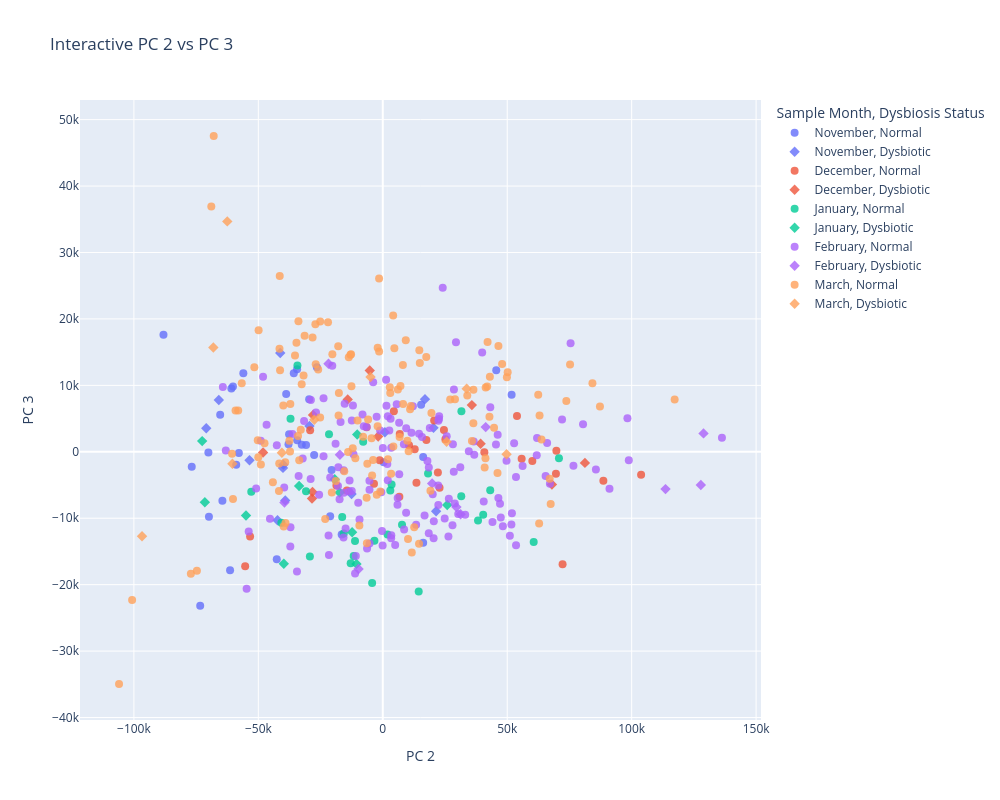

Source (notebook cell):
### Code cell
# Create an interactive plot for PC 2 vs PC 3
interactive_df_23 = pca_df_multi.copy()
interactive_df_23["filename"] = interactive_df_23.index
interactive_df_23["sampID"] = trimmed_metadata["sampID"]
interactive_df_23["plate.pos"] = trimmed_metadata["plate.pos"]
interactive_df_23["Experiment Type"] = trimmed_metadata["Experiment Type"]

fig2 = px.scatter(
    interactive_df_23,
    x="PC 2",
    y="PC 3",
    color="Sample Month",
    symbol="Dysbiosis Status",
    hover_data=["filename", "sampID", "plate.pos", "Experiment Type"],
    title="Interactive PC 2 vs PC 3",
    width=1000,
    height=800,
)

fig2.update_traces(marker=dict(size=8, opacity=0.8))
fig2.show()

### Figure 1 — Plotly figure (JSON) as saved in the notebook; plotly's stock layout.template omitted (floating-point values rounded to 4 significant figures; data arrays with more than 128 entries replaced by an {"elided": "..."} marker saying what was removed)
{"data": [{"customdata": {"elided": "34x4 str values"}, "hovertemplate": "Sample Month=November<br>Dysbiosis Status=Normal<br>PC 2=%{x}<br>PC 3=%{y}<br>filename=%{customdata[0]}<br>sampID=%{customdata[1]}<br>plate.pos=%{customdata[2]}<br>Experiment Type=%{customdata[3]}<extra></extra>", "legendgroup": "November, Normal", "marker": {"color": "#636efa", "opacity": 0.8, "size": 8, "symbol": "circle"}, "mode": "markers", "name": "November, Normal", "orientation": "v", "showlegend": true, "type": "scatter", "x": [-58880.0, -16520.0, -61350.0, -30810.0, -69850.0, 45590.0, -34400.0, -29580.0, -88110.0, -76760.0, -57830.0, -70080.0, -65330.0, -60840.0, -34430.0, -60190.0, -56030.0, -32560.0, -37650.0, -26480.0, -37880.0, -64440.0, -27580.0, -20560.0, 16230.0, 16230.0, 15400.0, -35750.0, 51770.0, 367.1, -21140.0, -38810.0, -73360.0, -42600.0], "xaxis": "x", "y": [-1952.0, -12460.0, -17850.0, 1013.0, -9765.0, 12270.0, 1746.0, 7891.0, 17610.0, -2252.0, -166.7, -111.0, 5589.0, 9532.0, 12420.0, 9816.0, 11810.0, 1064.0, 2634.0, 12720.0, 1135.0, -7357.0, -465.5, -2752.0, -793.5, -13710.0, 7091.0, 11840.0, 8592.0, -1567.0, -9700.0, 8708.0, -23160.0, -16190.0], "yaxis": "y"}, {"customdata": [["A2450525897_n01_LICRNA01_H01", "LIC008", "H01", "Long Term"], ["A2450525897_n01_LICRNA01_E02", "LIC017", "E02", "Long Term"], ["A2450525897_n01_LICRNA01_F02", "LIC018", "F02", "Long Term"], ["A2450525897_n01_LICRNA01_B03", "LIC026", "B03", "Long Term"], ["A2450525897_n01_LICRNA01_B04", "LIC038", "B04", "Long Term"], ["A2450525897_n01_LICRNA01_E04", "LIC041", "E04", "Long Term"], ["A2450525897_n01_LICRNA01_B05", "LIC050", "B05", "Long Term"], ["A2450525897_n01_LICRNA01_D05", "LIC052", "D05", "Long Term"], ["A2450525897_n01_LICRNA01_F05", "LIC054", "F05", "Long Term"], ["A2450525897_n01_LICRNA01_E06", "LIC065", "E06", "Long Term"], ["A2450525897_n01_LICRNA01_F06", "LIC066", "F06", "Long Term"], ["A2534491401_n01_LICRNA05_F08", "LIC030", "F08", "Long Term"], ["A2534491401_n01_LICRNA05_H10", "LIC020", "H10", "Long Term"], ["A2534491401_n01_LICRNA05_E11", "LIC013", "E11", "Long Term"]], "hovertemplate": "Sample Month=November<br>Dysbiosis Status=Dysbiotic<br>PC 2=%{x}<br>PC 3=%{y}<br>filename=%{customdata[0]}<br>sampID=%{customdata[1]}<br>plate.pos=%{customdata[2]}<br>Experiment Type=%{customdata[3]}<extra></extra>", "legendgroup": "November, Dysbiotic", "marker": {"color": "#636efa", "opacity": 0.8, "size": 8, "symbol": "diamond"}, "mode": "markers", "name": "November, Dysbiotic", "orientation": "v", "showlegend": true, "type": "scatter", "x": [-42300.0, -65880.0, -53550.0, -29460.0, 845.2, -39180.0, 20390.0, -40090.0, -12540.0, 16960.0, 21430.0, -70930.0, -39960.0, -41200.0], "xaxis": "x", "y": [-10310.0, 7796.0, -1263.0, 3889.0, 2939.0, -7317.0, 3605.0, -2426.0, -6367.0, 7924.0, -8942.0, 3537.0, -1932.0, 14880.0], "yaxis": "y"}, {"customdata": [["A2450525897_n01_LICRNA01_B07", "LIC074", "B07", "Long Term"], ["A2450525897_n01_LICRNA01_C07", "LIC075", "C07", "Long Term"], ["A2450525897_n01_LICRNA01_D07", "LIC076", "D07", "Long Term"], ["A2450525897_n01_LICRNA01_F07", "LIC078", "F07", "Long Term"], ["A2450525897_n01_LICRNA01_H07", "LIC080", "H07", "Long Term"], ["A2450525897_n01_LICRNA01_C08", "LIC099", "C08", "Long Term"], ["A2450525897_n01_LICRNA01_D08", "LIC100", "D08", "Long Term"], ["A2450525897_n01_LICRNA01_E08", "LIC101", "E08", "Long Term"], ["A2450525897_n01_LICRNA01_F08", "LIC102", "F08", "Long Term"], ["A2450525897_n01_LICRNA01_H08", "LIC104", "H08", "Long Term"], ["A2450525897_n01_LICRNA01_A09", "LIC109", "A09", "Long Term"], ["A2450525897_n01_LICRNA01_C09", "LIC111", "C09", "Long Term"], ["A2450525897_n01_LICRNA01_D09", "LIC112", "D09", "Long Term"], ["A2450525897_n01_LICRNA01_E09", "LIC113", "E09", "Long Term"], ["A2450525897_n01_LICRNA01_F09", "LIC114", "F09", "Long Term"], ["A2450525897_n01_LICRNA01_H09", "LIC116", "H09", "Long Term"], ["A2450525897_n01_LICRNA01_A10", "LIC121", "A10", "Long Term"], ["A2450525897_n01_LICRNA01_C10", "LIC123", "C10", "Long Term"], ["A2450525897_n01_LICRNA01_F10", "LIC126", "F10", "Long Term"], ["A2450525897_n01_LICRNA01_H10", "LIC128", "H10", "Long Term"], ["B250508004_n01_LICRNA03_A04", "LIC361", "A04", "Long Term"], ["B250508004_n01_LICRNA03_B04", "LIC362", "B04", "Long Term"], ["B250508004_n01_LICRNA03_C04", "LIC363", "C04", "Long Term"], ["B250508004_n01_LICRNA03_D04", "LIC364", "D04", "Long Term"], ["B250508004_n01_LICRNA03_E04", "LIC365", "E04", "Long Term"], ["B250508004_n01_LICRNA03_F04", "LIC366", "F04", "Long Term"], ["B250508004_n01_LICRNA03_G04", "LIC367", "G04", "Long Term"], ["B250508004_n01_LICRNA03_H04", "LIC368", "H04", "Long Term"], ["A2534491401_n01_LICRNA05_B08", "LIC097", "B08", "Long Term"]], "hovertemplate": "Sample Month=December<br>Dysbiosis Status=Normal<br>PC 2=%{x}<br>PC 3=%{y}<br>filename=%{customdata[0]}<br>sampID=%{customdata[1]}<br>plate.pos=%{customdata[2]}<br>Experiment Type=%{customdata[3]}<extra></extra>", "legendgroup": "December, Normal", "marker": {"color": "#EF553B", "opacity": 0.8, "size": 8, "symbol": "circle"}, "mode": "markers", "name": "December, Normal", "orientation": "v", "showlegend": true, "type": "scatter", "x": [22140.0, 4448.0, 20640.0, 40810.0, -18630.0, 17520.0, 10550.0, 53920.0, 6814.0, 55800.0, -1241.0, -14420.0, -29190.0, -6473.0, 6666.0, 24570.0, -55290.0, 12830.0, 25160.0, 22810.0, 72240.0, 103800.0, 60100.0, 69750.0, 13530.0, 88630.0, -3530.0, 69570.0, -53320.0], "xaxis": "x", "y": [-3122.0, 6099.0, 4707.0, -53.3, -5072.0, 1782.0, 981.8, 5373.0, 2673.0, -1045.0, -1272.0, -5843.0, 3242.0, 3696.0, -6779.0, 3276.0, -17240.0, 399.7, 1875.0, -5430.0, -16910.0, -3439.0, -1371.0, 171.4, -4671.0, -4374.0, -4797.0, -3322.0, -12740.0], "yaxis": "y"}, {"customdata": [["A2450525897_n01_LICRNA01_A07", "LIC073", "A07", "Long Term"], ["A2450525897_n01_LICRNA01_E07", "LIC077", "E07", "Long Term"], ["A2450525897_n01_LICRNA01_B08", "LIC098", "B08", "Long Term"], ["A2450525897_n01_LICRNA01_G08", "LIC103", "G08", "Long Term"], ["A2450525897_n01_LICRNA01_B09", "LIC110", "B09", "Long Term"], ["A2450525897_n01_LICRNA01_G09", "LIC115", "G09", "Long Term"], ["A2450525897_n01_LICRNA01_B10", "LIC122", "B10", "Long Term"], ["A2450525897_n01_LICRNA01_D10", "LIC124", "D10", "Long Term"], ["A2450525897_n01_LICRNA01_E10", "LIC125", "E10", "Long Term"], ["A2450525897_n01_LICRNA01_G10", "LIC127", "G10", "Long Term"], ["A2534491401_n01_LICRNA05_G08", "LIC079", "G08", "Long Term"]], "hovertemplate": "Sample Month=December<br>Dysbiosis Status=Dysbiotic<br>PC 2=%{x}<br>PC 3=%{y}<br>filename=%{customdata[0]}<br>sampID=%{customdata[1]}<br>plate.pos=%{customdata[2]}<br>Experiment Type=%{customdata[3]}<extra></extra>", "legendgroup": "December, Dysbiotic", "marker": {"color": "#EF553B", "opacity": 0.8, "size": 8, "symbol": "diamond"}, "mode": "markers", "name": "December, Dysbiotic", "orientation": "v", "showlegend": true, "type": "scatter", "x": [39310.0, -48090.0, 81220.0, -28440.0, -14090.0, -1851.0, -5235.0, -28240.0, 35790.0, -28020.0, 67960.0], "xaxis": "x", "y": [1215.0, -101.6, -1673.0, -7034.0, 7887.0, 2301.0, 12240.0, -6039.0, 7031.0, 5530.0, -4916.0], "yaxis": "y"}, {"customdata": [["A2450525897_n01_LICRNA01_B11", "LIC134", "B11", "Long Term"], ["A2450525897_n01_LICRNA01_E11", "LIC137", "E11", "Long Term"], ["A2450525897_n01_LICRNA01_F11", "LIC138", "F11", "Long Term"], ["A2450525897_n01_LICRNA01_H11", "LIC140", "H11", "Long Term"], ["A2450525897_n01_LICRNA01_A12", "LIC145", "A12", "Long Term"], ["A2450525897_n01_LICRNA01_B12", "LIC146", "B12", "Long Term"], ["A2450525897_n01_LICRNA01_F12", "LIC150", "F12", "Long Term"], ["A2450525897_n01_LICRNA01_H12", "LIC152", "H12", "Long Term"], ["A2449446903_n01_LICRNA02_B01", "LIC158", "B01", "Long Term"], ["A2449446903_n01_LICRNA02_C01", "LIC159", "C01", "Long Term"], ["A2449446903_n01_LICRNA02_D01", "LIC160", "D01", "Long Term"], ["A2449446903_n01_LICRNA02_G01", "LIC163", "G01", "Long Term"], ["A2449446903_n01_LICRNA02_A02", "LIC169", "A02", "Long Term"], ["A2449446903_n01_LICRNA02_B02", "LIC170", "B02", "Long Term"], ["A2449446903_n01_LICRNA02_C02", "LIC171", "C02", "Long Term"], ["A2449446903_n01_LICRNA02_D02", "LIC172", "D02", "Long Term"], ["A2449446903_n01_LICRNA02_E02", "LIC173", "E02", "Long Term"], ["A2449446903_n01_LICRNA02_G02", "LIC175", "G02", "Long Term"], ["A2449446903_n01_LICRNA02_H02", "LIC176", "H02", "Long Term"], ["B250508004_n01_LICRNA03_A03", "LIC349", "A03", "Long Term"], ["B250508004_n01_LICRNA03_C03", "LIC351", "C03", "Long Term"], ["B250508004_n01_LICRNA03_E03", "LIC353", "E03", "Long Term"], ["B250508004_n01_LICRNA03_F03", "LIC354", "F03", "Long Term"], ["B250508004_n01_LICRNA03_G03", "LIC355", "G03", "Long Term"], ["B250508004_n01_LICRNA03_H03", "LIC356", "H03", "Long Term"], ["A2534491401_n01_LICRNA05_C08", "LIC135", "C08", "Long Term"], ["A2534491401_n01_LICRNA05_C11", "LIC148", "C11", "Long Term"], ["A2534491401_n01_LICRNA05_D11", "LIC350", "D11", "Long Term"]], "hovertemplate": "Sample Month=January<br>Dysbiosis Status=Normal<br>PC 2=%{x}<br>PC 3=%{y}<br>filename=%{customdata[0]}<br>sampID=%{customdata[1]}<br>plate.pos=%{customdata[2]}<br>Experiment Type=%{customdata[3]}<extra></extra>", "legendgroup": "January, Normal", "marker": {"color": "#00cc96", "opacity": 0.8, "size": 8, "symbol": "circle"}, "mode": "markers", "name": "January, Normal", "orientation": "v", "showlegend": true, "type": "scatter", "x": [-16300.0, -52850.0, -15680.0, 3032.0, -40740.0, -34300.0, -30850.0, -21610.0, -29290.0, -3357.0, 1913.0, -11690.0, 3545.0, 70780.0, 43170.0, 18190.0, 31540.0, 7733.0, 40340.0, -4273.0, 38270.0, -11150.0, 14440.0, -12900.0, 60640.0, -7877.0, -37070.0, 31590.0], "xaxis": "x", "y": [-9829.0, -6014.0, -12290.0, -5823.0, -10690.0, 12990.0, -5955.0, 2650.0, -15750.0, -13380.0, -12440.0, -15670.0, -4905.0, -970.6, -5792.0, -3253.0, -6687.0, -10970.0, -9494.0, -19770.0, -10330.0, -13430.0, -21030.0, -16790.0, -13590.0, 1510.0, 4985.0, 6090.0], "yaxis": "y"}, {"customdata": [["A2450525897_n01_LICRNA01_A11", "LIC133", "A11", "Long Term"], ["A2450525897_n01_LICRNA01_G11", "LIC139", "G11", "Long Term"], ["A2450525897_n01_LICRNA01_C12", "LIC147", "C12", "Long Term"], ["A2450525897_n01_LICRNA01_E12", "LIC149", "E12", "Long Term"], ["A2450525897_n01_LICRNA01_G12", "LIC151", "G12", "Long Term"], ["A2449446903_n01_LICRNA02_E01", "LIC161", "E01", "Long Term"], ["A2449446903_n01_LICRNA02_H01", "LIC164", "H01", "Long Term"], ["A2449446903_n01_LICRNA02_F02", "LIC174", "F02", "Long Term"], ["B250508004_n01_LICRNA03_D03", "LIC352", "D03", "Long Term"], ["A2534491401_n01_LICRNA05_D08", "LIC136", "D08", "Long Term"], ["A2534491401_n01_LICRNA05_D10", "LIC157", "D10", "Long Term"]], "hovertemplate": "Sample Month=January<br>Dysbiosis Status=Dysbiotic<br>PC 2=%{x}<br>PC 3=%{y}<br>filename=%{customdata[0]}<br>sampID=%{customdata[1]}<br>plate.pos=%{customdata[2]}<br>Experiment Type=%{customdata[3]}<extra></extra>", "legendgroup": "January, Dysbiotic", "marker": {"color": "#00cc96", "opacity": 0.8, "size": 8, "symbol": "diamond"}, "mode": "markers", "name": "January, Dysbiotic", "orientation": "v", "showlegend": true, "type": "scatter", "x": [-71490.0, -17330.0, -33620.0, -72570.0, -54960.0, -39760.0, -10570.0, -12320.0, 25900.0, -19310.0, -10270.0], "xaxis": "x", "y": [-7584.0, -6128.0, -5147.0, 1613.0, -9587.0, -16850.0, -16870.0, -12110.0, -7997.0, -4139.0, 2595.0], "yaxis": "y"}, {"customdata": {"elided": "149x4 str values"}, "hovertemplate": "Sample Month=February<br>Dysbiosis Status=Normal<br>PC 2=%{x}<br>PC 3=%{y}<br>filename=%{customdata[0]}<br>sampID=%{customdata[1]}<br>plate.pos=%{customdata[2]}<br>Experiment Type=%{customdata[3]}<extra></extra>", "legendgroup": "February, Normal", "marker": {"color": "#ab63fa", "opacity": 0.8, "size": 8, "symbol": "circle"}, "mode": "markers", "name": "February, Normal", "orientation": "v", "showlegend": true, "type": "scatter", "x": {"elided": "149 float values"}, "xaxis": "x", "y": {"elided": "149 float values"}, "yaxis": "y"}, {"customdata": [["A2449446903_n01_LICRNA02_H05", "LIC224", "H05", "Long Term"], ["A2449446903_n01_LICRNA02_C07", "LIC243", "C07", "Long Term"], ["A2449446903_n01_LICRNA02_G07", "LIC247", "G07", "Long Term"], ["B250508004_n01_LICRNA03_E05", "LIC389", "E05", "Circadian Experiment 1"], ["B250508004_n01_LICRNA03_G05", "LIC391", "G05", "Circadian Experiment 1"], ["B250508004_n01_LICRNA03_A06", "LIC397", "A06", "Circadian Experiment 1"], ["B250508004_n01_LICRNA03_B06", "LIC398", "B06", "Circadian Experiment 1"], ["B250508004_n01_LICRNA03_D08", "LIC424", "D08", "Circadian Experiment 1"], ["B2449500127_n01_LICRNA04_H02", "LIC500", "H02", "Circadian Experiment 1"], ["B2449500127_n01_LICRNA04_G04", "LIC523", "G04", "Circadian Experiment 1"], ["A2534491401_n01_LICRNA05_G12", "LIC493", "G12", "Circadian Experiment 1"]], "hovertemplate": "Sample Month=February<br>Dysbiosis Status=Dysbiotic<br>PC 2=%{x}<br>PC 3=%{y}<br>filename=%{customdata[0]}<br>sampID=%{customdata[1]}<br>plate.pos=%{customdata[2]}<br>Experiment Type=%{customdata[3]}<extra></extra>", "legendgroup": "February, Dysbiotic", "marker": {"color": "#ab63fa", "opacity": 0.8, "size": 8, "symbol": "diamond"}, "mode": "markers", "name": "February, Dysbiotic", "orientation": "v", "showlegend": true, "type": "scatter", "x": [31290.0, -9736.0, 29590.0, 113600.0, 127800.0, -39520.0, 128900.0, 19830.0, 41350.0, -17230.0, -21810.0], "xaxis": "x", "y": [-9405.0, -17650.0, -8323.0, -5617.0, -4995.0, -7645.0, 2772.0, -4757.0, 3720.0, -450.6, 13260.0], "yaxis": "y"}, {"customdata": {"elided": "133x4 str values"}, "hovertemplate": "Sample Month=March<br>Dysbiosis Status=Normal<br>PC 2=%{x}<br>PC 3=%{y}<br>filename=%{customdata[0]}<br>sampID=%{customdata[1]}<br>plate.pos=%{customdata[2]}<br>Experiment Type=%{customdata[3]}<extra></extra>", "legendgroup": "March, Normal", "marker": {"color": "#FFA15A", "opacity": 0.8, "size": 8, "symbol": "circle"}, "mode": "markers", "name": "March, Normal", "orientation": "v", "showlegend": true, "type": "scatter", "x": {"elided": "133 float values"}, "xaxis": "x", "y": {"elided": "133 float values"}, "yaxis": "y"}, {"customdata": [["A2449446903_n01_LICRNA02_G11", "LIC307", "G11", "Long Term"], ["A2449446903_n01_LICRNA02_A12", "LIC313", "A12", "Long Term"], ["A2449446903_n01_LICRNA02_D12", "LIC316", "D12", "Long Term"], ["A2449446903_n01_LICRNA02_E12", "LIC317", "E12", "Long Term"], ["B2449500127_n01_LICRNA04_B08", "LIC590", "B08", "Circadian Experiment 2"], ["B2449500127_n01_LICRNA04_D10", "LIC616", "D10", "Circadian Experiment 2"], ["B2449500127_n01_LICRNA04_F12", "LIC642", "F12", "Circadian Experiment 2"], ["A2534491401_n01_LICRNA05_A01", "LIC673", "A01", "Circadian Experiment 2"], ["A2534491401_n01_LICRNA05_D02", "LIC688", "D02", "Circadian Experiment 2"], ["A2534491401_n01_LICRNA05_A04", "LIC709", "A04", "Circadian Experiment 2"]], "hovertemplate": "Sample Month=March<br>Dysbiosis Status=Dysbiotic<br>PC 2=%{x}<br>PC 3=%{y}<br>filename=%{customdata[0]}<br>sampID=%{customdata[1]}<br>plate.pos=%{customdata[2]}<br>Experiment Type=%{customdata[3]}<extra></extra>", "legendgroup": "March, Dysbiotic", "marker": {"color": "#FFA15A", "opacity": 0.8, "size": 8, "symbol": "diamond"}, "mode": "markers", "name": "March, Dysbiotic", "orientation": "v", "showlegend": true, "type": "scatter", "x": [-27490.0, -40550.0, -60410.0, -68080.0, 49740.0, 33710.0, -62480.0, 25650.0, -96730.0, -4925.0], "xaxis": "x", "y": [4816.0, -139.9, -1791.0, 15710.0, -378.9, 9504.0, 34680.0, 1504.0, -12700.0, 11260.0], "yaxis": "y"}], "layout": {"height": 800, "legend": {"title": {"text": "Sample Month, Dysbiosis Status"}, "tracegroupgap": 0}, "title": {"text": "Interactive PC 2 vs PC 3"}, "width": 1000, "xaxis": {"anchor": "y", "domain": [0.0, 1.0], "title": {"text": "PC 2"}}, "yaxis": {"anchor": "x", "domain": [0.0, 1.0], "title": {"text": "PC 3"}}}}
